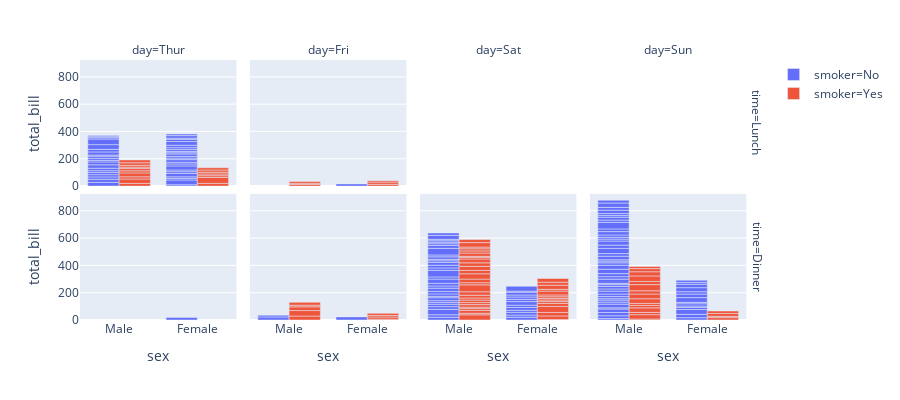

Notebook code cell kept with this figure:
### Code cell
fig = px.bar(
    df,
    x='sex', y='total_bill',
    color='smoker',
    barmode='group',
    facet_row='time', facet_col='day',
    category_orders={
        'day': ['Thur', 'Fri', 'Sat', 'Sun'],
        'time': ['Lunch', 'Dinner']
    },
    height=400
)
fig

### Figure 1 — Plotly figure (JSON) as saved in the notebook; plotly's stock layout.template omitted (floating-point values rounded to 4 significant figures)
{"data": [{"alignmentgroup": "True", "hoverlabel": {"namelength": 0}, "hovertemplate": "smoker=No<br>time=Lunch<br>day=Thur<br>sex=%{x}<br>total_bill=%{y}", "legendgroup": "smoker=No", "marker": {"color": "#636efa"}, "name": "smoker=No", "offsetgroup": "smoker=No", "orientation": "v", "showlegend": true, "textposition": "auto", "type": "bar", "x": ["Male", "Male", "Male", "Male", "Female", "Male", "Female", "Male", "Male", "Male", "Male", "Female", "Female", "Female", "Male", "Female", "Male", "Male", "Female", "Female", "Male", "Female", "Female", "Male", "Male", "Female", "Female", "Female", "Female", "Female", "Female", "Female", "Female", "Female", "Male", "Male", "Female", "Female", "Female", "Female", "Female", "Male", "Male", "Male"], "xaxis": "x5", "y": [27.2, 22.76, 17.29, 16.66, 10.07, 15.98, 34.83, 13.03, 18.28, 24.71, 21.16, 10.65, 12.43, 24.08, 11.69, 13.42, 14.26, 15.95, 12.48, 29.8, 8.52, 14.52, 11.38, 22.82, 19.08, 20.27, 11.17, 12.26, 18.26, 8.51, 10.33, 14.15, 13.16, 17.47, 34.3, 41.19, 27.05, 16.43, 8.35, 18.64, 11.87, 9.78, 7.51, 7.56], "yaxis": "y5"}, {"alignmentgroup": "True", "hoverlabel": {"namelength": 0}, "hovertemplate": "smoker=No<br>time=Lunch<br>day=Fri<br>sex=%{x}<br>total_bill=%{y}", "legendgroup": "smoker=No", "marker": {"color": "#636efa"}, "name": "smoker=No", "offsetgroup": "smoker=No", "orientation": "v", "showlegend": false, "textposition": "auto", "type": "bar", "x": ["Female"], "xaxis": "x6", "y": [15.98], "yaxis": "y6"}, {"alignmentgroup": "True", "hoverlabel": {"namelength": 0}, "hovertemplate": "smoker=No<br>time=Dinner<br>day=Thur<br>sex=%{x}<br>total_bill=%{y}", "legendgroup": "smoker=No", "marker": {"color": "#636efa"}, "name": "smoker=No", "offsetgroup": "smoker=No", "orientation": "v", "showlegend": false, "textposition": "auto", "type": "bar", "x": ["Female"], "xaxis": "x", "y": [18.78], "yaxis": "y"}, {"alignmentgroup": "True", "hoverlabel": {"namelength": 0}, "hovertemplate": "smoker=No<br>time=Dinner<br>day=Fri<br>sex=%{x}<br>total_bill=%{y}", "legendgroup": "smoker=No", "marker": {"color": "#636efa"}, "name": "smoker=No", "offsetgroup": "smoker=No", "orientation": "v", "showlegend": false, "textposition": "auto", "type": "bar", "x": ["Male", "Female", "Male"], "xaxis": "x2", "y": [22.49, 22.75, 12.46], "yaxis": "y2"}, {"alignmentgroup": "True", "hoverlabel": {"namelength": 0}, "hovertemplate": "smoker=No<br>time=Dinner<br>day=Sat<br>sex=%{x}<br>total_bill=%{y}", "legendgroup": "smoker=No", "marker": {"color": "#636efa"}, "name": "smoker=No", "offsetgroup": "smoker=No", "orientation": "v", "showlegend": false, "textposition": "auto", "type": "bar", "x": ["Male", "Male", "Female", "Female", "Male", "Male", "Male", "Male", "Male", "Male", "Female", "Male", "Male", "Female", "Female", "Male", "Male", "Male", "Female", "Male", "Male", "Male", "Female", "Male", "Male", "Male", "Female", "Male", "Male", "Female", "Female", "Male", "Female", "Male", "Male", "Female", "Male", "Male", "Male", "Male", "Male", "Male", "Female", "Male", "Male"], "xaxis": "x3", "y": [20.65, 17.92, 20.29, 15.77, 39.42, 19.82, 17.81, 13.37, 12.69, 21.7, 19.65, 9.55, 18.35, 15.06, 20.69, 17.78, 24.06, 16.31, 16.93, 18.69, 31.27, 16.04, 26.41, 48.27, 17.59, 20.08, 16.45, 20.23, 12.02, 17.07, 14.73, 10.51, 20.92, 18.24, 14, 7.25, 48.33, 20.45, 13.28, 11.61, 10.77, 10.07, 35.83, 29.03, 17.82], "yaxis": "y3"}, {"alignmentgroup": "True", "hoverlabel": {"namelength": 0}, "hovertemplate": "smoker=No<br>time=Dinner<br>day=Sun<br>sex=%{x}<br>total_bill=%{y}", "legendgroup": "smoker=No", "marker": {"color": "#636efa"}, "name": "smoker=No", "offsetgroup": "smoker=No", "orientation": "v", "showlegend": false, "textposition": "auto", "type": "bar", "x": ["Female", "Male", "Male", "Male", "Female", "Male", "Male", "Male", "Male", "Male", "Male", "Female", "Male", "Male", "Female", "Male", "Female", "Male", "Female", "Male", "Male", "Male", "Male", "Male", "Male", "Male", "Male", "Male", "Male", "Female", "Female", "Male", "Male", "Male", "Male", "Male", "Female", "Female", "Male", "Male", "Male", "Male", "Male", "Male", "Female", "Male", "Female", "Female", "Male", "Male", "Male", "Female", "Male", "Male", "Male", "Male", "Male"], "xaxis": "x4", "y": [16.99, 10.34, 21.01, 23.68, 24.59, 25.29, 8.77, 26.88, 15.04, 14.78, 10.27, 35.26, 15.42, 18.43, 14.83, 21.58, 10.33, 16.29, 16.97, 17.46, 13.94, 9.68, 30.4, 18.29, 22.23, 32.4, 28.55, 18.04, 12.54, 10.29, 34.81, 9.94, 25.56, 19.49, 38.07, 23.95, 25.71, 17.31, 29.93, 14.07, 13.13, 17.26, 24.55, 19.77, 29.85, 48.17, 25, 13.39, 16.49, 21.5, 12.66, 16.21, 13.81, 24.52, 20.76, 31.71, 20.69], "yaxis": "y4"}, {"alignmentgroup": "True", "hoverlabel": {"namelength": 0}, "hovertemplate": "smoker=Yes<br>time=Lunch<br>day=Thur<br>sex=%{x}<br>total_bill=%{y}", "legendgroup": "smoker=Yes", "marker": {"color": "#EF553B"}, "name": "smoker=Yes", "offsetgroup": "smoker=Yes", "orientation": "v", "showlegend": true, "textposition": "auto", "type": "bar", "x": ["Male", "Male", "Male", "Female", "Male", "Male", "Male", "Male", "Female", "Female", "Male", "Male", "Female", "Female", "Female", "Male", "Female"], "xaxis": "x5", "y": [19.44, 32.68, 16, 19.81, 28.44, 15.48, 16.58, 10.34, 43.11, 13, 13.51, 18.71, 12.74, 13, 16.4, 20.53, 16.47], "yaxis": "y5"}, {"alignmentgroup": "True", "hoverlabel": {"namelength": 0}, "hovertemplate": "smoker=Yes<br>time=Lunch<br>day=Fri<br>sex=%{x}<br>total_bill=%{y}", "legendgroup": "smoker=Yes", "marker": {"color": "#EF553B"}, "name": "smoker=Yes", "offsetgroup": "smoker=Yes", "orientation": "v", "showlegend": false, "textposition": "auto", "type": "bar", "x": ["Male", "Female", "Male", "Male", "Female", "Female"], "xaxis": "x6", "y": [12.16, 13.42, 8.58, 13.42, 16.27, 10.09], "yaxis": "y6"}, {"alignmentgroup": "True", "hoverlabel": {"namelength": 0}, "hovertemplate": "smoker=Yes<br>time=Dinner<br>day=Fri<br>sex=%{x}<br>total_bill=%{y}", "legendgroup": "smoker=Yes", "marker": {"color": "#EF553B"}, "name": "smoker=Yes", "offsetgroup": "smoker=Yes", "orientation": "v", "showlegend": false, "textposition": "auto", "type": "bar", "x": ["Male", "Female", "Female", "Male", "Male", "Male", "Male", "Female", "Female"], "xaxis": "x2", "y": [28.97, 5.75, 16.32, 40.17, 27.28, 12.03, 21.01, 11.35, 15.38], "yaxis": "y2"}, {"alignmentgroup": "True", "hoverlabel": {"namelength": 0}, "hovertemplate": "smoker=Yes<br>time=Dinner<br>day=Sat<br>sex=%{x}<br>total_bill=%{y}", "legendgroup": "smoker=Yes", "marker": {"color": "#EF553B"}, "name": "smoker=Yes", "offsetgroup": "smoker=Yes", "orientation": "v", "showlegend": false, "textposition": "auto", "type": "bar", "x": ["Male", "Male", "Male", "Male", "Male", "Male", "Female", "Male", "Female", "Female", "Male", "Female", "Female", "Male", "Male", "Male", "Female", "Female", "Female", "Male", "Male", "Male", "Male", "Male", "Female", "Male", "Male", "Female", "Female", "Female", "Male", "Male", "Male", "Female", "Female", "Male", "Male", "Male", "Male", "Male", "Female", "Male"], "xaxis": "x3", "y": [38.01, 11.24, 20.29, 13.81, 11.02, 18.29, 3.07, 15.01, 26.86, 25.28, 17.92, 44.3, 22.42, 15.36, 20.49, 25.21, 14.31, 10.59, 10.63, 50.81, 15.81, 26.59, 38.73, 24.27, 12.76, 30.06, 25.89, 13.27, 28.17, 12.9, 28.15, 11.59, 7.74, 30.14, 22.12, 24.01, 15.69, 15.53, 12.6, 32.83, 27.18, 22.67], "yaxis": "y3"}, {"alignmentgroup": "True", "hoverlabel": {"namelength": 0}, "hovertemplate": "smoker=Yes<br>time=Dinner<br>day=Sun<br>sex=%{x}<br>total_bill=%{y}", "legendgroup": "smoker=Yes", "marker": {"color": "#EF553B"}, "name": "smoker=Yes", "offsetgroup": "smoker=Yes", "orientation": "v", "showlegend": false, "textposition": "auto", "type": "bar", "x": ["Female", "Male", "Male", "Male", "Male", "Male", "Male", "Female", "Male", "Male", "Male", "Male", "Male", "Male", "Female", "Male", "Female", "Male", "Male"], "xaxis": "x4", "y": [17.51, 7.25, 31.85, 16.82, 32.9, 17.89, 14.48, 9.6, 34.63, 34.65, 23.33, 45.35, 23.17, 40.55, 20.9, 30.46, 18.15, 23.1, 15.69], "yaxis": "y4"}], "layout": {"annotations": [{"font": {}, "showarrow": false, "text": "day=Thur", "x": 0.115, "xanchor": "center", "xref": "paper", "y": 1, "yanchor": "bottom", "yref": "paper"}, {"font": {}, "showarrow": false, "text": "day=Fri", "x": 0.365, "xanchor": "center", "xref": "paper", "y": 1, "yanchor": "bottom", "yref": "paper"}, {"font": {}, "showarrow": false, "text": "day=Sat", "x": 0.615, "xanchor": "center", "xref": "paper", "y": 1, "yanchor": "bottom", "yref": "paper"}, {"font": {}, "showarrow": false, "text": "day=Sun", "x": 0.865, "xanchor": "center", "xref": "paper", "y": 1, "yanchor": "bottom", "yref": "paper"}, {"font": {}, "showarrow": false, "text": "time=Dinner", "textangle": 90, "x": 0.98, "xanchor": "left", "xref": "paper", "y": 0.2425, "yanchor": "middle", "yref": "paper"}, {"font": {}, "showarrow": false, "text": "time=Lunch", "textangle": 90, "x": 0.98, "xanchor": "left", "xref": "paper", "y": 0.7575, "yanchor": "middle", "yref": "paper"}], "barmode": "group", "height": 400, "legend": {"tracegroupgap": 0}, "margin": {"t": 60}, "xaxis": {"anchor": "y", "domain": [0, 0.23], "title": {"text": "sex"}}, "xaxis2": {"anchor": "y2", "domain": [0.25, 0.48], "matches": "x", "title": {"text": "sex"}}, "xaxis3": {"anchor": "y3", "domain": [0.5, 0.73], "matches": "x", "title": {"text": "sex"}}, "xaxis4": {"anchor": "y4", "domain": [0.75, 0.98], "matches": "x", "title": {"text": "sex"}}, "xaxis5": {"anchor": "y5", "domain": [0, 0.23], "matches": "x", "showticklabels": false}, "xaxis6": {"anchor": "y6", "domain": [0.25, 0.48], "matches": "x", "showticklabels": false}, "xaxis7": {"anchor": "y7", "domain": [0.5, 0.73], "matches": "x", "showticklabels": false}, "xaxis8": {"anchor": "y8", "domain": [0.75, 0.98], "matches": "x", "showticklabels": false}, "yaxis": {"anchor": "x", "domain": [0, 0.485], "title": {"text": "total_bill"}}, "yaxis2": {"anchor": "x2", "domain": [0, 0.485], "matches": "y", "showticklabels": false}, "yaxis3": {"anchor": "x3", "domain": [0, 0.485], "matches": "y", "showticklabels": false}, "yaxis4": {"anchor": "x4", "domain": [0, 0.485], "matches": "y", "showticklabels": false}, "yaxis5": {"anchor": "x5", "domain": [0.515, 1], "matches": "y", "title": {"text": "total_bill"}}, "yaxis6": {"anchor": "x6", "domain": [0.515, 1], "matches": "y", "showticklabels": false}, "yaxis7": {"anchor": "x7", "domain": [0.515, 1], "matches": "y", "showticklabels": false}, "yaxis8": {"anchor": "x8", "domain": [0.515, 1], "matches": "y", "showticklabels": false}}}
